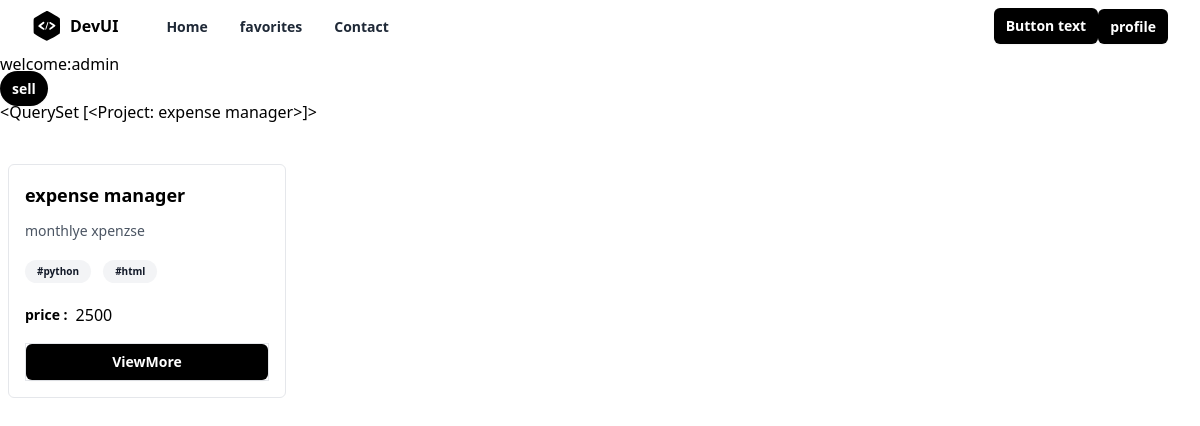
Page /index/ (signed in) on the committed database.
### store/models.py (models this page shows)
class Project(models.Model):
    title=models.CharField(max_length=200)
    description=models.TextField()
    tag_objects=models.ManyToManyField(Tag)
    owner=models.ForeignKey(User,on_delete=models.CASCADE,related_name="projects")
    thumbnail=EmbedVideoField()
    price=models.PositiveIntegerField()
    files=models.FileField(upload_to="projects",null=True)
    created_date=models.DateTimeField(auto_now_add=True)
    updated_date=models.DateTimeField(auto_now=True)
    is_active=models.BooleanField(default=True)
    def __str__(self):
        return self.title

class Tag(models.Model):
    title=models.CharField(max_length=200,unique=True)
    created_date=models.DateTimeField(auto_now_add=True)
    updated_date=models.DateTimeField(auto_now=True)
    is_active=models.BooleanField(default=True)
    def __str__(self) -> str:
        return self.title

### store/views.py (the view)
# urls.py: path('index/',views.IndexView.as_view(),name="index"),
class IndexView(View):
    template_name="store/index.html"
    def get(self,request,*args,**kwargs):
        qs=Project.objects.all().exclude(owner=request.user)
        return render(request,self.template_name,{"projects":qs})

### store/templates/store/index.html (shortened to what this page needs)
{%extends 'store/base.html'%}
{%load embed_video_tags %}
{%block main_block%}
<h1>welcome:{{request.user}}</h1>
<div>
    <a
    href="{%url 'project-add'%}"
  type="button"
  class="rounded-full bg-black px-3 py-2 text-sm font-semibold text-white shadow-sm hover:bg-black/80 focus-visible:outline focus-visible:outline-2 focus-visible:outline-offset-2 focus-visible:outline-black"
>
  sell
</a>
</div>
{{projects}}
<div class="mx-auto grid w-full max-w-7xl items-center space-y-4 px-2 py-10 md:grid-cols-2 md:gap-6 md:space-y-0 lg:grid-cols-4">
  {%for p in projects%}
  <div class="rounded-md border">
    <div class="p-4">
      <h1 class="inline-flex items-center text-lg font-semibold">
        {{p.title}}
      </h1>
      <p class="mt-3 text-sm text-gray-600">
        {{p.description}}
      </p>
      <div class="mt-4">
        {%for t in p.tag_objects.all%}
        <span class="mb-2 mr-2 inline-block rounded-full bg-gray-100 px-3 py-1 text-[10px] font-semibold text-gray-900">
          #{{t}}
        </span>
        {%endfor%}
      </div>
      <div class="mt-3 flex items-center space-x-2">
        <span class="block text-sm font-semibold">price : </span>
        <span class="block">{{p.price}}</span>
      </div>
      <div class="mt-4 w-full border">
      <a
      href="{%url 'project-detail' p.id%}"
        type="button"
        class="w-full block text-center rounded-md bg-black px-3 py-2 text-sm font-semibold text-white shadow-sm hover:bg-black/80 focus-visible:outline focus-visible:outline-2 focus-visible:outline-offset-2 focus-visible:outline-black"
      >
        ViewMore
      </a>
      </div>
    </div>
  </div>
  {%endfor%}
</div>
{%endblock%}

### rows in the picture
Project: title "<QuerySet [<Project: expense manager>]>", title "expense manager", description "monthlye xpenzse", price "2500"
Tag: title "python"
Tag: title "html"

### other values in the picture
{{ request.user }} "admin"
